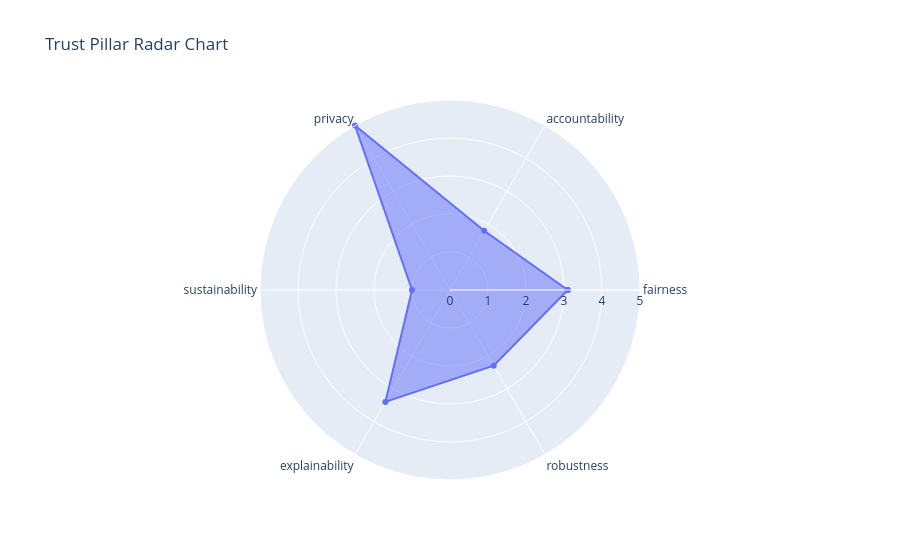

The notebook cell saved with this chart:
### Code cell
evaluator.plot_radar()

### Figure 1 — Plotly figure (JSON) as saved in the notebook; plotly's stock layout.template omitted (floating-point values rounded to 4 significant figures)
{"data": [{"fill": "toself", "name": "Model Score", "r": [3.1, 1.8, 5, 1, 3.4, 2.3, 3.1], "theta": ["fairness", "accountability", "privacy", "sustainability", "explainability", "robustness", "fairness"], "type": "scatterpolar"}], "layout": {"polar": {"radialaxis": {"range": [0, 5], "visible": true}}, "showlegend": false, "title": {"text": "Trust Pillar Radar Chart"}}}
